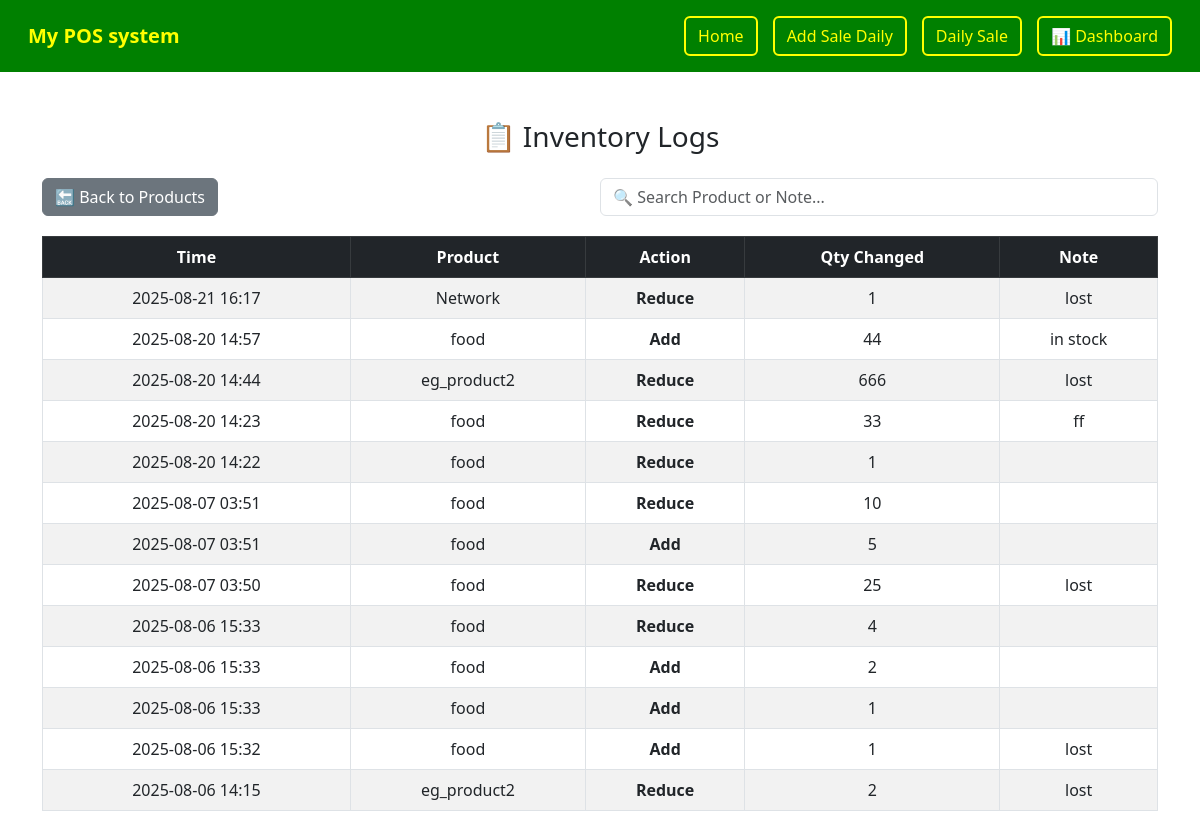
The app's page /inventory_log.php with its own data.
### tables this page shows
CREATE TABLE `inventory_log` (
  `id` int(11) NOT NULL,
  `product_id` int(11) DEFAULT NULL,
  `action` enum('add','reduce') NOT NULL,
  `qty_changed` int(11) DEFAULT NULL,
  `log_time` timestamp NOT NULL DEFAULT current_timestamp(),
  `note` varchar(255) DEFAULT NULL
);

CREATE TABLE `products` (
  `id` int(11) NOT NULL,
  `product_name` varchar(150) NOT NULL,
  `category_id` int(11) DEFAULT NULL,
  `place` varchar(100) DEFAULT NULL,
  `qty` int(11) NOT NULL DEFAULT 0,
  `selling_price` decimal(10,2) DEFAULT NULL,
  `original_price` decimal(10,2) DEFAULT NULL,
  `created_at` timestamp NOT NULL DEFAULT current_timestamp()
);

### inventory_log.php (the view, shortened to what this page needs)
<?php
include 'db.php';
$sql = "SELECT log.*, p.product_name
        FROM inventory_log log
        JOIN products p ON log.product_id = p.id
        ORDER BY log.log_time DESC";
$result = $conn->query($sql);
?>
<!DOCTYPE html>
<html lang="en">
<head>
    <link href="https://cdn.jsdelivr.net/npm/bootstrap@5.3.3/dist/css/bootstrap.min.css" rel="stylesheet">
</head>
<body>
    <?php include "nav.php" ?>
    <div class="container mt-5">
        <h3 class="text-center mb-4">📋 Inventory Logs</h3>
        <div class="d-flex justify-content-between mb-3">
            <a href="index.php" class="btn btn-secondary">🔙 Back to Products</a>
            <input type="text" id="searchInput" class="form-control w-50" placeholder="🔍 Search Product or Note...">
        </div>
        <div class="table-responsive">
            <table class="table table-striped table-bordered text-center" id="logTable">
                <thead class="table-dark">
                    <tr>
                        <th>Time</th>
                        <th>Product</th>
                        <th>Action</th>
                        <th>Qty Changed</th>
                        <th>Note</th>
                    </tr>
                </thead>
                <tbody>
                    <?php if ($result->num_rows > 0): ?>
                        <?php while ($row = $result->fetch_assoc()): ?>
                            <tr>
                                <td><?= date("Y-m-d H:i", strtotime($row['log_time'])); ?></td>
                                <td><?= htmlspecialchars($row['product_name']); ?></td>
                                <td class="<?= $row['action'] === 'add' ? 'log-add' : 'log-reduce'; ?>">
                                    <?= ucfirst($row['action']); ?>
                                </td>
                                <td><?= $row['qty_changed']; ?></td>
                                <td><?= htmlspecialchars($row['note']); ?></td>
                            </tr>
                        <?php endwhile; ?>
                    <?php else: ?>
                        <tr>
                            <td colspan="5">No logs found.</td>
                        </tr>
                    <?php endif; ?>
                </tbody>
            </table>
        </div>
    </div>
</body>
</html>

### inventory_log.php (style rules this page uses)
.log-add { color: green; font-weight: bold; }
.log-reduce { color: red; font-weight: bold; }
.table-responsive { margin-top: 20px; }

### records on screen
inventory_log: log_time "2025-08-21 16:17", product.product_name "Network", action "Reduce", qty_changed "1", note "lost"
inventory_log: log_time "2025-08-20 14:57", product.product_name "food", action "Add", qty_changed "44", note "in stock"
inventory_log: log_time "2025-08-20 14:44", product.product_name "eg_product2", action "Reduce", qty_changed "666", note "lost"
inventory_log: log_time "2025-08-20 14:23", product.product_name "food", action "Reduce", qty_changed "33", note "ff"
inventory_log: log_time "2025-08-20 14:22", product.product_name "food", action "Reduce", qty_changed "1"
inventory_log: log_time "2025-08-07 03:51", product.product_name "food", action "Reduce", qty_changed "10"
inventory_log: log_time "2025-08-07 03:51", product.product_name "food", action "Add", qty_changed "5"
inventory_log: log_time "2025-08-07 03:50", product.product_name "food", action "Reduce", qty_changed "25", note "lost"
inventory_log: log_time "2025-08-06 15:33", product.product_name "food", action "Reduce", qty_changed "4"
inventory_log: log_time "2025-08-06 15:33", product.product_name "food", action "Add", qty_changed "2"
inventory_log: log_time "2025-08-06 15:33", product.product_name "food", action "Add", qty_changed "1"
inventory_log: log_time "2025-08-06 15:32", product.product_name "food", action "Add", qty_changed "1", note "lost"
inventory_log: log_time "2025-08-06 14:15", product.product_name "eg_product2", action "Reduce", qty_changed "2", note "lost"
